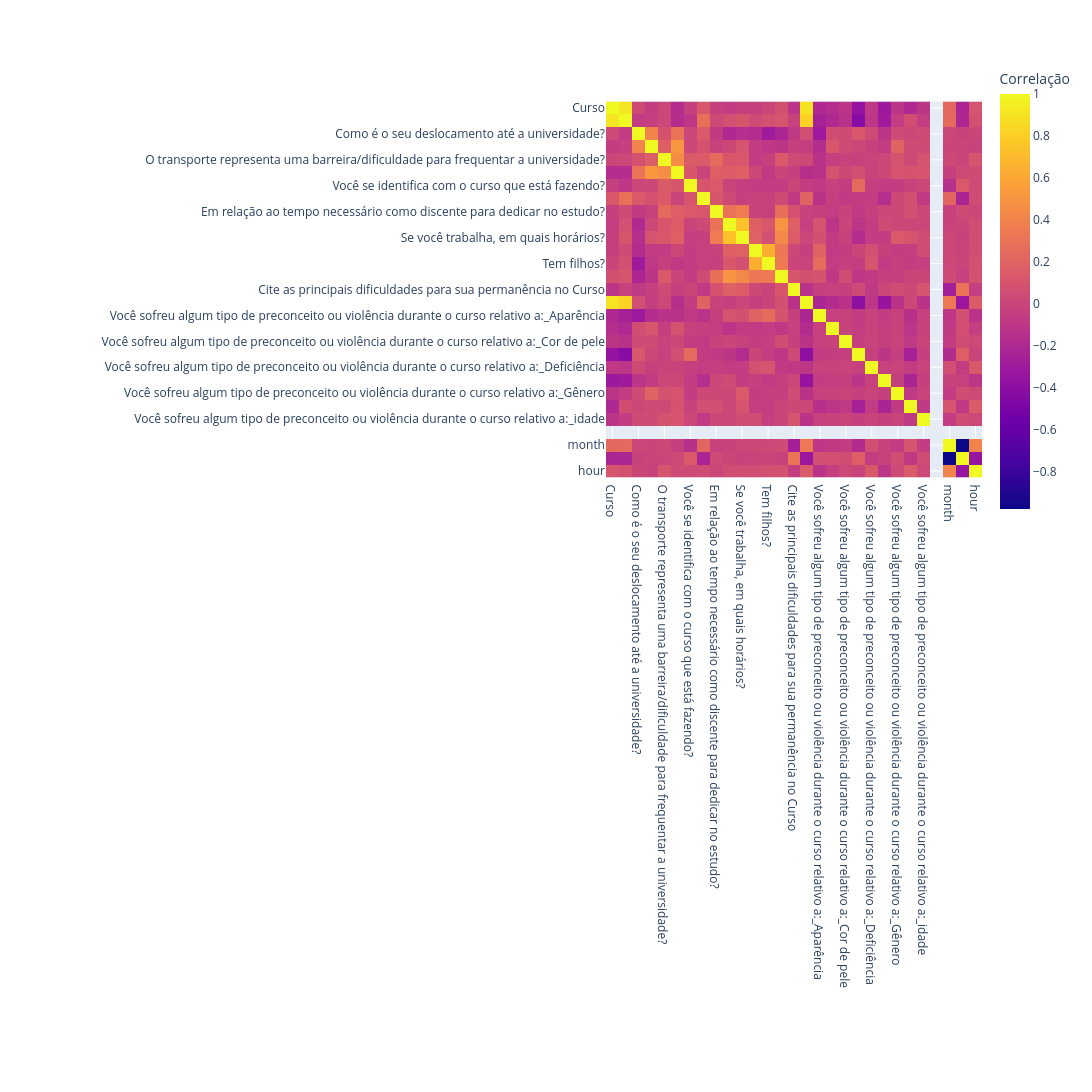

The cell this chart's notebook holds for it:
### Code cell
import pandas as pd
import plotly.express as px

# Calcular a matriz de correlação
corr_matrix = df.corr()

# Gerar o mapa de calor usando Plotly
fig = px.imshow(corr_matrix,
                labels=dict(color="Correlação"),
                x=corr_matrix.columns,
                y=corr_matrix.columns,
                color_continuous_scale='Plasma')  # Escala de cores ajustada para o gráfico
                #title="Mapa de Calor das Correlações")
                
fig.update_xaxes(showticklabels=True)
fig.update_yaxes(showticklabels=True)

# Exibir o gráfico
fig.update_layout(title_font_size=20, width=2000, height=2000)  
fig.show()

### Figure 1 — Plotly figure (JSON) as saved in the notebook; plotly's stock layout.template omitted (floating-point values rounded to 4 significant figures; data arrays with more than 128 entries replaced by an {"elided": "..."} marker saying what was removed)
{"data": [{"coloraxis": "coloraxis", "hovertemplate": "x: %{x}<br>y: %{y}<br>Correlação: %{z}<extra></extra>", "name": "0", "type": "heatmap", "x": ["Curso", "Semestre de Ingresso", "Como é o seu deslocamento até a universidade?", "Com relação ao transporte do item anterior, ele é:", "O transporte representa uma barreira/dificuldade para frequentar a universidade?", "Você mora em Angicos?", "Você se identifica com o curso que está fazendo?", "Como você considera a acessibilidade do Campus?", "Em relação ao tempo necessário como discente para dedicar no estudo?", "Você trabalha?", "Se você trabalha, em quais horários?", "É casado(a)/está em união estável?", "Tem filhos?", "Você contribui para o sustento financeiro da família?", "Cite as principais dificuldades para sua permanência no Curso", "Já pensou em trancar disciplinas, período ou abandonar o curso? Se sim, por que?", "Você sofreu algum tipo de preconceito ou violência durante o curso relativo a:_Aparência", "Você sofreu algum tipo de preconceito ou violência durante o curso relativo a:_Condição financeira", "Você sofreu algum tipo de preconceito ou violência durante o curso relativo a:_Cor de pele", "Você sofreu algum tipo de preconceito ou violência durante o curso relativo a:_Curso", "Você sofreu algum tipo de preconceito ou violência durante o curso relativo a:_Deficiência", "Você sofreu algum tipo de preconceito ou violência durante o curso relativo a:_Dificuldade de aprendizado", "Você sofreu algum tipo de preconceito ou violência durante o curso relativo a:_Gênero", "Você sofreu algum tipo de preconceito ou violência durante o curso relativo a:_Não", "Você sofreu algum tipo de preconceito ou violência durante o curso relativo a:_idade", "year", "month", "day", "hour"], "xaxis": "x", "y": ["Curso", "Semestre de Ingresso", "Como é o seu deslocamento até a universidade?", "Com relação ao transporte do item anterior, ele é:", "O transporte representa uma barreira/dificuldade para frequentar a universidade?", "Você mora em Angicos?", "Você se identifica com o curso que está fazendo?", "Como você considera a acessibilidade do Campus?", "Em relação ao tempo necessário como discente para dedicar no estudo?", "Você trabalha?", "Se você trabalha, em quais horários?", "É casado(a)/está em união estável?", "Tem filhos?", "Você contribui para o sustento financeiro da família?", "Cite as principais dificuldades para sua permanência no Curso", "Já pensou em trancar disciplinas, período ou abandonar o curso? Se sim, por que?", "Você sofreu algum tipo de preconceito ou violência durante o curso relativo a:_Aparência", "Você sofreu algum tipo de preconceito ou violência durante o curso relativo a:_Condição financeira", "Você sofreu algum tipo de preconceito ou violência durante o curso relativo a:_Cor de pele", "Você sofreu algum tipo de preconceito ou violência durante o curso relativo a:_Curso", "Você sofreu algum tipo de preconceito ou violência durante o curso relativo a:_Deficiência", "Você sofreu algum tipo de preconceito ou violência durante o curso relativo a:_Dificuldade de aprendizado", "Você sofreu algum tipo de preconceito ou violência durante o curso relativo a:_Gênero", "Você sofreu algum tipo de preconceito ou violência durante o curso relativo a:_Não", "Você sofreu algum tipo de preconceito ou violência durante o curso relativo a:_idade", "year", "month", "day", "hour"], "yaxis": "y", "z": {"elided": "29x29 float values"}}], "layout": {"coloraxis": {"colorbar": {"title": {"text": "Correlação"}}, "colorscale": [[0, "#0d0887"], [0.1111, "#46039f"], [0.2222, "#7201a8"], [0.3333, "#9c179e"], [0.4444, "#bd3786"], [0.5556, "#d8576b"], [0.6667, "#ed7953"], [0.7778, "#fb9f3a"], [0.8889, "#fdca26"], [1, "#f0f921"]]}, "height": 2000, "margin": {"t": 60}, "title": {"font": {"size": 20}}, "width": 2000, "xaxis": {"anchor": "y", "constrain": "domain", "domain": [0, 1], "scaleanchor": "y", "showticklabels": true}, "yaxis": {"anchor": "x", "autorange": "reversed", "constrain": "domain", "domain": [0, 1], "showticklabels": true}}}
